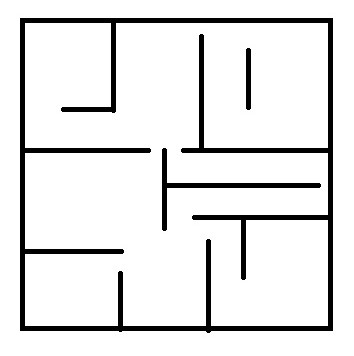
#> input picture grid.jpeg, 354 x 356 px
$ python grid.py
#> lines starting #> are read from the running program, lines starting #| are printed output that depends on the picture; after the words box and inside, x2 and y2 are one past the last pixel; in counts of white or black regions, pixels touching at a corner belong together
import cv2
import matplotlib.pyplot as plt
import numpy as np
import heapq

originalImage = cv2.imread('grid.jpeg',1)# input the grid
#> originalImage is the input picture: shape (356, 354, 3); min 0, max 255, mean 229.8
grayImage = cv2.cvtColor(originalImage, cv2.COLOR_BGR2GRAY)#by default 0--> black and 255--> white, so we need to perform an inversion to mark the obstacles as 1
img_reverted= cv2.bitwise_not(grayImage)
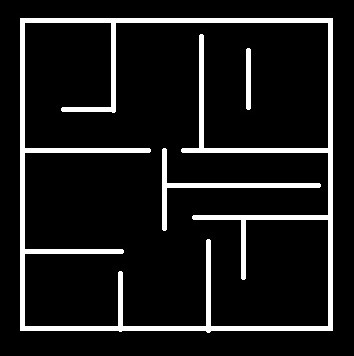
#> img_reverted: shape (356, 354); min 0, max 255, mean 25.2

(thresh, blackAndWhiteImage) = cv2.threshold(img_reverted, 127, 255, cv2.THRESH_BINARY)
#> blackAndWhiteImage: shape (356, 354); 9.9% white; 3 white regions, box (x1, y1, x2, y2) and area: (20, 18, 333, 333) 10971, (162, 148, 321, 231) 1179, (246, 48, 251, 110) 306

cv2.imshow('Black white image', blackAndWhiteImage)
cv2.imshow('Original image',originalImage)
cv2.imshow('Gray image', grayImage)

binarymap=blackAndWhiteImage/255
print(binarymap)
#> (printed output is left out)

dimension=binarymap.shape
#> dimension = (356, 354)

print(dimension)
#| (356, 354)


start=(56,55)# assigning the start position
goal=(197,293)# assigning the goal postion

fig, ax = plt.subplots(figsize=(10, 10))
ax.imshow(binarymap,cmap=plt.cm.Dark2)
ax.scatter(start[1],start[0], marker = "*", color = "yellow", s = 100)
ax.scatter(goal[1],goal[0], marker = "*", color = "red", s = 100)
plt.show()
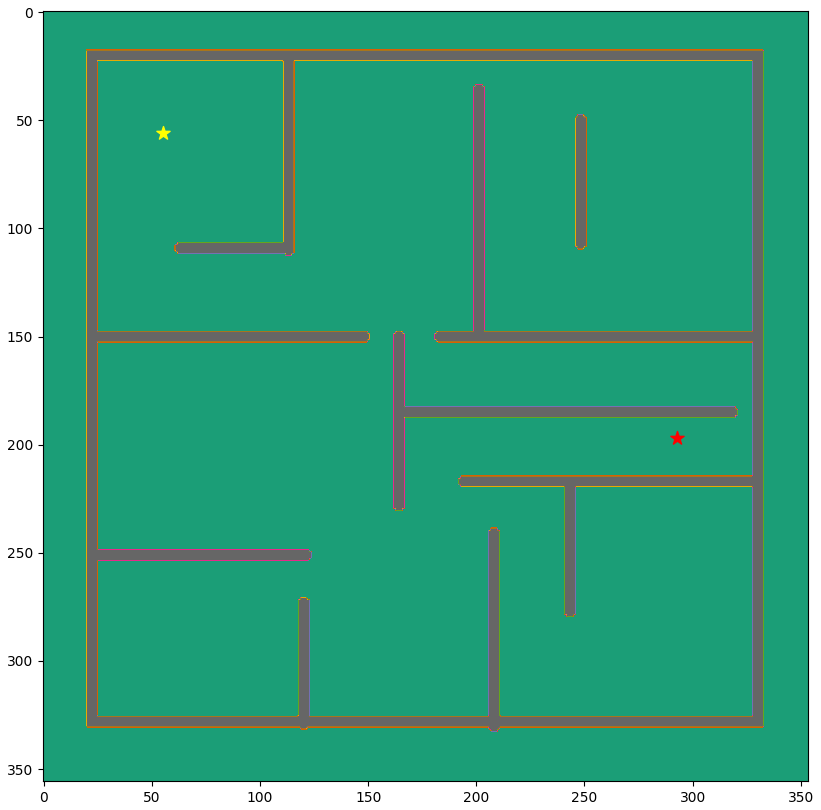
#> figure drawn by matplotlib, 1 panel

def heuristic(a, b):

    return np.sqrt((b[0] - a[0]) ** 2 + (b[1] - a[1]) ** 2) # calculating the euclidean distance


def astar(array, start, goal):

#> called with start = (56, 55), goal = (197, 293)
    neighbors = [(0,1),(0,-1),(1,0),(-1,0),(1,1),(1,-1),(-1,1),(-1,-1)]

    close_set = set()

    came_from = {}

    gscore = {start:0}

    fscore = {start:heuristic(start, goal)}

    oheap = []

    heapq.heappush(oheap, (fscore[start], start))


    while oheap:

        current = heapq.heappop(oheap)[1]

        if current == goal:

            data = []

            while current in came_from:

                data.append(current)

                current = came_from[current]

            return data

        close_set.add(current)

        for i, j in neighbors:

            neighbor = current[0] + i, current[1] + j

            tentative_g_score = gscore[current] + heuristic(current, neighbor)

            if 0 <= neighbor[0] < array.shape[0]:

                if 0 <= neighbor[1] < array.shape[1]:

                    if array[neighbor[0]][neighbor[1]] == 1:

                        continue

                else:

                    # array bound y walls

                    continue

            else:

                # array bound x walls

                continue


            if neighbor in close_set and tentative_g_score >= gscore.get(neighbor, 0):

                continue


            if  tentative_g_score < gscore.get(neighbor, 0) or neighbor not in [i[1]for i in oheap]:

                came_from[neighbor] = current

                gscore[neighbor] = tentative_g_score

                fscore[neighbor] = tentative_g_score + heuristic(neighbor, goal)

                heapq.heappush(oheap, (fscore[neighbor], neighbor))


    return False

route = astar(binarymap, start, goal)
#> route = 345 pairs, first value 57 to 197, second value 56 to 321

route = route + [start]
#> route = 346 pairs, first value 56 to 197, second value 55 to 321

route = route[::-1]

print(route)
#> (printed output is left out)

x_coords = []

y_coords = []

for i in (range(0,len(route))):

    x = route[i][0]

    y = route[i][1]

    x_coords.append(x)

    y_coords.append(y)
#> this loop made 346 passes
#> (x, y) on passes 1 to 3: (56, 55), (57, 56), (58, 56)
#> after the loop, x_coords = 346 values from 56 to 197; y_coords = 346 values, max 321 at index 315, min 55 at index 0, mean 179.9

# plot map and path

fig, ax = plt.subplots(figsize=(20,20))

ax.imshow(binarymap, cmap=plt.cm.Dark2)
ax.scatter(start[1],start[0], marker = "*", color = "yellow", s = 200)
ax.scatter(goal[1],goal[0], marker = "*", color = "red", s = 200)
ax.plot(y_coords,x_coords, color = "black")
plt.show()
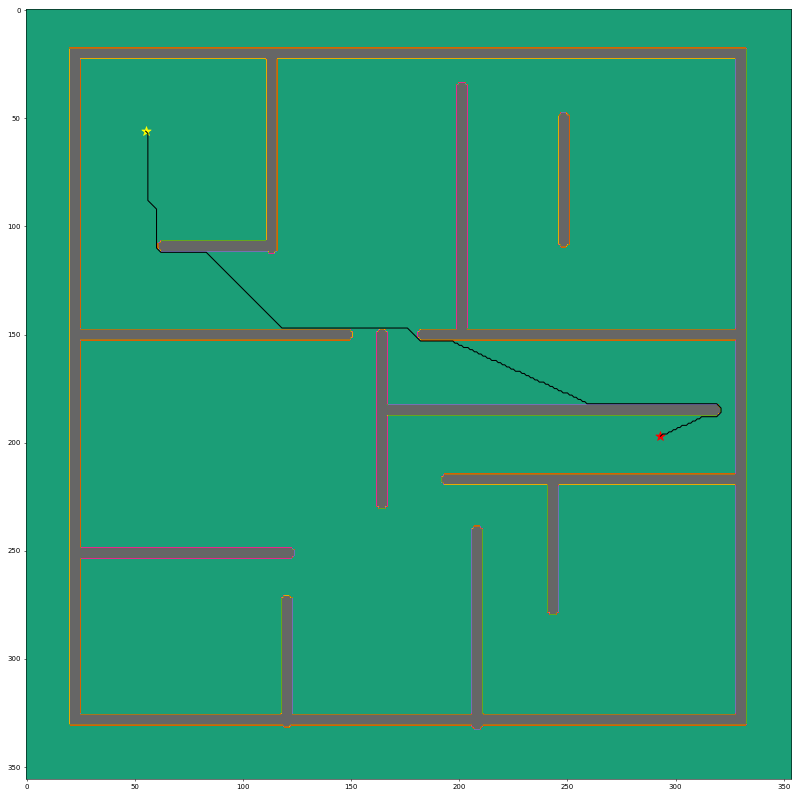
#> figure drawn by matplotlib, 1 panel


cv2.waitKey(0)
cv2.destroyAllWindows()
